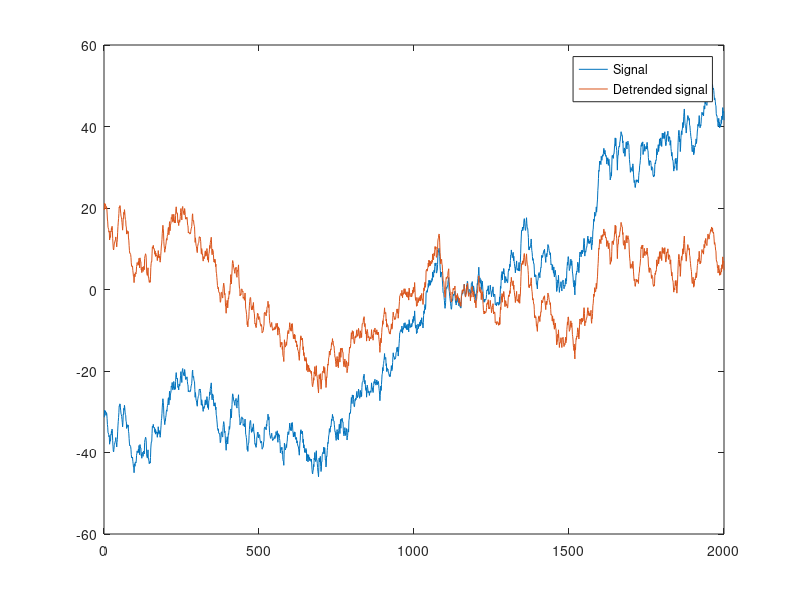

Source code (MATLAB):
clc;
clear all;
close all;

n = 2000;
signal = cumsum(randn(1,n)) + linspace(-30,30,n);

detsignal = detrend(signal);

figure(1);
plot(1:n,signal,1:n,detsignal);
legend("Signal","Detrended signal");